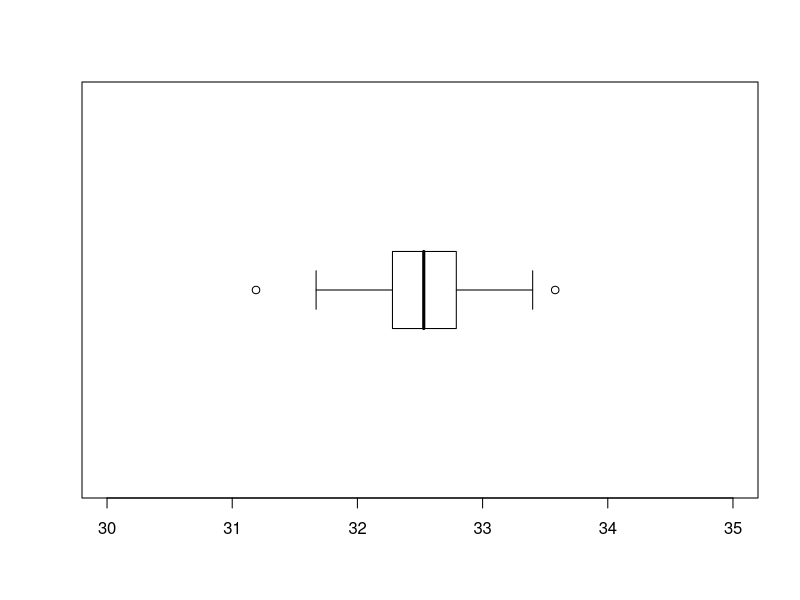

Recreate this plot in R.
## ---- chunk 1
## DATA GENERATION

while(TRUE){
  types = c("bimodal","symmetric mound","skew left","skew right","uniform")
  shapes1 = c(0.5, 20,   3,   1, 1)
  shapes2 = c(0.5, 20,   1,   3, 1)
  
  rrr = sample(1:5,1)
  type = types[rrr]
  shape1 = shapes1[rrr]
  shape2 = shapes2[rrr]
  ns = c(sample(3:9,1),sample(3:9,1))
  n = ns[1]*ns[2]
  ncol = min(ns)
  nrow = max(ns)
  offset = sample(1:7*10,1)
  rng = sample(c(3,5,10,20,40,100),1)
  data = rbeta(n,shape1,shape2)*rng + offset
  index = 1:n
  x = sort(round(data,2))
  
  is = sample(1:n,2)
  ps = signif(is/n,3)
  
  iq1 = ceiling(0.25*n)
  iq2 = ceiling(0.5*n)
  iq3 = ceiling(0.75*n)
  
  q1 = x[iq1]
  q2 = x[iq2]
  q3 = x[iq3]
  
  iqr = q3-q1
  
  wmin = q1-1.5*iqr
  wmax = q3+1.5*iqr
  
  outs = x[x<wmin | x>wmax]
  ins = x[x>=wmin & x<=wmax]
  
  w = c(ins[1],ins[length(ins)])
  
  if(length(boxplot.stats(x)$out)){
    break
  }
}
## ---- chunk 2
plot(0,0,"n",xlim = c(max(offset,floor(min(x)/10)*10),min(offset+rng,ceiling(max(x)/10)*10)), ylim=c(0,2),yaxt="n",ylab="", xlab="")
polygon(c(q1,q1,q3,q3),c(1.2,0.8,0.8,1.2))
lines(c(q2,q2),c(1.2,0.8),lwd=3)
lines(c(q1,w[1]),c(1,1))
lines(c(q3,w[2]),c(1,1))
lines(c(w[1],w[1]),c(0.9,1.1))
lines(c(w[2],w[2]),c(0.9,1.1))
if(length(outs)){
  points(outs,rep(1,length(outs)))
}
